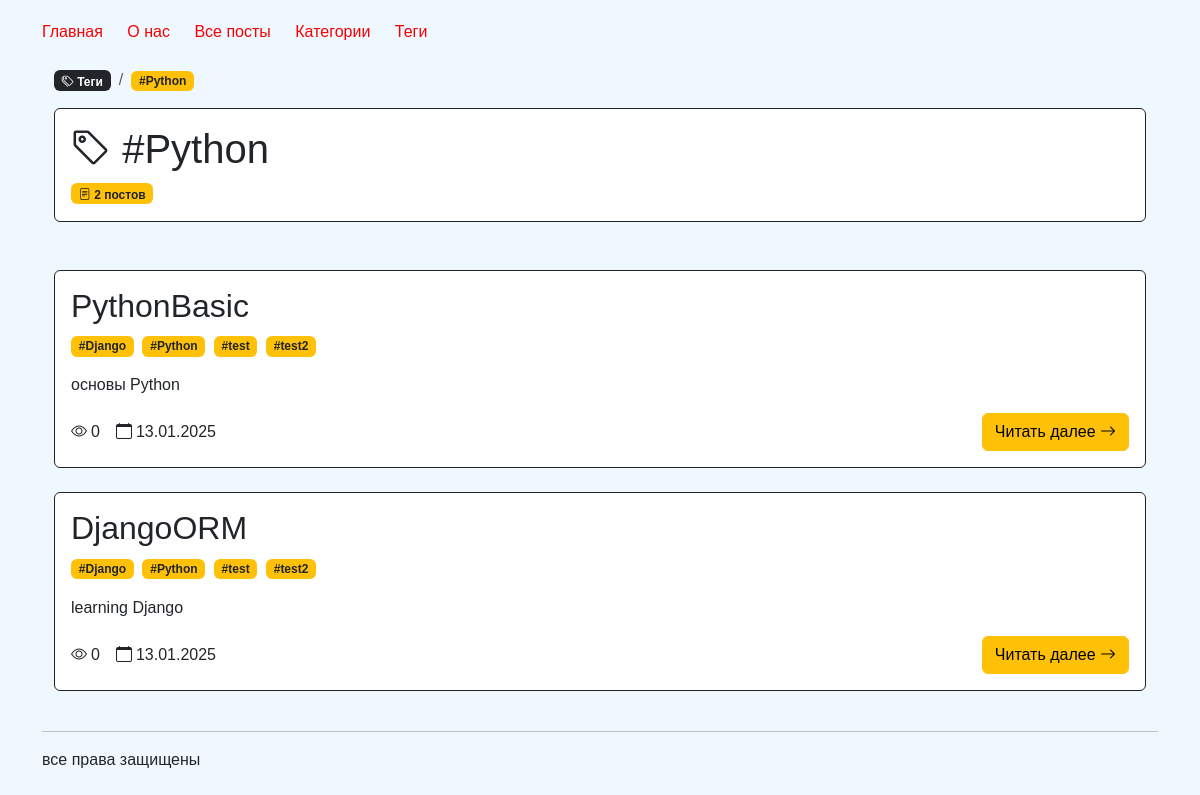
Screenshot of /posts/tags/python/ with the database file from the repository.
### python_blog/models.py (models this page shows, shortened)
class Tag(models.Model):
    name = models.CharField(max_length=100, verbose_name="Название")
    slug = models.SlugField(max_length=250, unique=True, verbose_name="Слаг")
    def __str__(self):
        return self.name
    class Meta:
        verbose_name = "Тег"
        verbose_name_plural = "Теги"
        ordering = ["name"]

class Post(models.Model):
    title = models.CharField(max_length=100, unique=True, verbose_name="Заголовок")
    slug = models.SlugField(max_length=250, unique=True, verbose_name="Слаг", blank=True, null=True)
    content = models.TextField(verbose_name="Контент")
    author = models.ForeignKey(get_user_model(), on_delete=models.CASCADE, verbose_name="Автор", related_name="posts", default=None, null=True)
    created_at = models.DateTimeField(auto_now_add=True, verbose_name="Дата создания")
    updated_at = models.DateTimeField(auto_now=True, verbose_name="Дата обновления")
    views = models.PositiveIntegerField(default=0, verbose_name="Просмотры")
    category = models.ForeignKey(
        "Category",  # Ссылка на модель Category
        on_delete=models.SET_NULL,  # При удалении категории, установить значение NULL
        blank=True,  # Не требуем в формах заполнения
        null=True,  # Разрешаем значение NULL в базе данных
        related_name="posts",  # Имя обратной связи
        default=None,  # По умолчанию значение NULL
        verbose_name="Категория",
    )
    tags = models.ManyToManyField("Tag", related_name="posts", verbose_name="Теги")
    def get_absolute_url(self):
        return reverse("blog:post_detail", args=[self.slug])
    class Meta:
        ordering = ["-created_at"]
        verbose_name = "Пост"
        verbose_name_plural = "Посты"

### python_blog/views.py (the view)
# urls.py: path('tags/<slug:tag_slug>/', tag_detail, name='tag_detail'),
def tag_detail(request, tag_slug):
    tag = Tag.objects.get(slug=tag_slug)
    posts = tag.posts.all()
    context = {
        "tag": tag,
        "posts": posts,
        "title": f"Тег: {tag.name}",
        "active_menu": "tags",  # Добавляем флаг активного меню
    }
    return render(request, "python_blog/tag_detail.html", context)

### python_blog/context_processors.py (called while the page is built)
def menu_items(request):
    menu = [
    {"title": "Главная", "url_name": "main"},
    {"title": "О нас", "url_name": "about"},
    {"title": "Все посты", "url_name": "blog:posts"},
    {"title": "Категории", "url_name": "blog:categories"},
    {"title": "Теги", "url_name": "blog:tags"},
]
    current_url_name = request.resolver_match.view_name
    for item in menu:
        item['is_active'] = current_url_name == item['url_name']
    return {'menu_items': menu}

### python_blog/templates/python_blog/tag_detail.html (shortened to what this page needs)
{% extends "base.html" %}
{% block content %}
<div class="container mt-4">
    <div class="row mb-4">
        <div class="col-12">
            <nav aria-label="breadcrumb">
                <ol class="breadcrumb d-flex align-items-center">
                    <li class="breadcrumb-item">
                        <a href="{% url 'blog:tags' %}" class="badge bg-dark text-white text-decoration-none">
                            <i class="bi bi-tags"></i> Теги
                        </a>
                    </li>
                    <li class="breadcrumb-item">
                        <span class="badge bg-warning text-dark">#{{ tag.name }}</span>
                    </li>
                </ol>
            </nav>
            <div class="card border-dark mb-4">
                <div class="card-body">
                    <h1 class="card-title text-dark">
                        <i class="bi bi-tag"></i> #{{ tag.name }}
                    </h1>
                    <span class="badge bg-warning text-dark">
                        <i class="bi bi-file-text"></i> {{ tag.posts.count }} постов
                    </span>
                </div>
            </div>
        </div>
    </div>
    <div class="row">
        <div class="col-12">
            {% for post in posts %}
                {% include 'python_blog/post_preview_include.html' %}
            {% empty %}
                <div class="alert alert-warning">
                    <i class="bi bi-info-circle"></i> С этим тегом пока нет постов
                </div>
            {% endfor %}
        </div>
    </div>
</div>
{% endblock %}

### python_blog/templates/python_blog/post_preview_include.html (shortened to what this page needs)
{% load cache %}
{% cache 300 post_preview post.id %}
<div class="card mb-4 border-dark">
    <div class="card-body">
        <h2 class="card-title text-dark">{{ post.title }}</h2>
        <div class="mb-3">
            {% for tag in post.tags.all %}
                <a href="{% url 'blog:tag_detail' tag.slug %}" class="text-decoration-none">
                    <span class="badge bg-warning text-dark me-1">#{{ tag }}</span>
                </a>
            {% endfor %}
        </div>
        <p class="card-text">{{ post.content|truncatewords:30 }}</p>
        <div class="d-flex flex-wrap justify-content-between align-items-center">
            <div class="stats text-dark d-flex flex-wrap gap-3 mb-2 mb-md-0">
                <span class="d-flex align-items-center">
                    <i class="bi bi-eye me-1"></i>
                    <span class="stats-text">{{ post.views }}</span>
                </span>
                <span class="d-flex align-items-center">
                    <i class="bi bi-calendar me-1"></i>
                    <span class="stats-text">{{ post.created_at|date:"d.m.Y" }}</span>
                </span>
            </div>
            <div>
                <a href="{{ post.get_absolute_url }}" class="btn btn-warning d-none d-md-inline-block">
                    Читать далее <i class="bi bi-arrow-right"></i>
                </a>
            </div>
        </div>
    </div>
</div>
{% endcache %}

### static/css/main.css (style rules this page uses)
body { font-family: Arial, sans-serif; margin: 0; padding: 20px; background-color: aliceblue; }

### rows the page displays
Tag: name "Python", posts.count "2"
Post: title "PythonBasic", content "основы Python", views "0", created_at "13.01.2025"
Tag: name "Django"
Tag: name "test"
Tag: name "test2"
Post: title "DjangoORM", content "learning Django", views "0", created_at "13.01.2025"

### other values shown
{{ item.title }} "Главная" "О нас" "Все посты" "Категории" "Теги"
